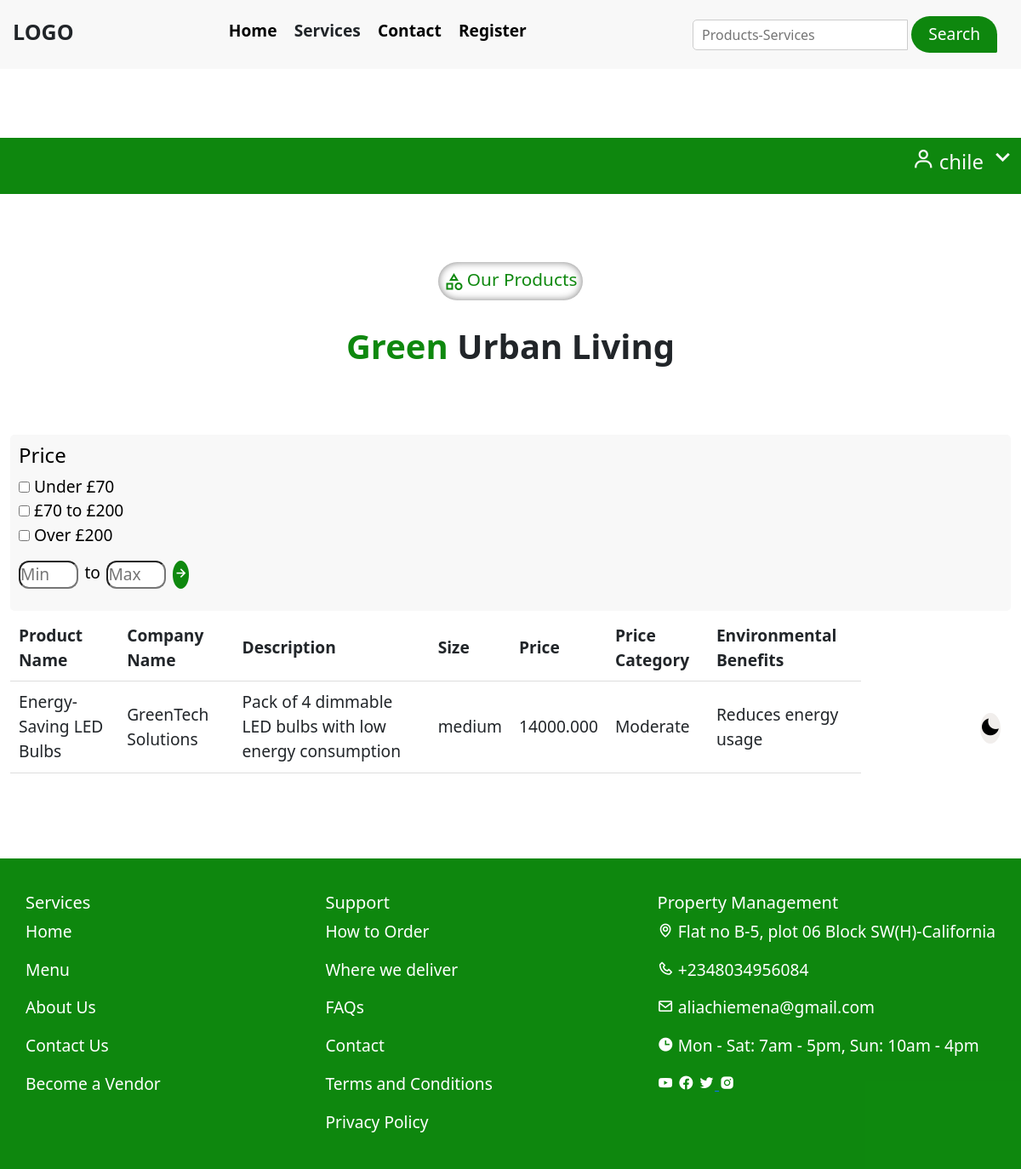
Page /search_products.php?product_search=Energy-Saving LED Bulbs on the committed database.
### tables this page shows
CREATE TABLE `products_services` (
  `Product_id` int(11) NOT NULL,
  `Company_id` int(11) NOT NULL,
  `Product_name` varchar(255) NOT NULL,
  `Description` text DEFAULT NULL,
  `Size` varchar(50) DEFAULT NULL,
  `Environmental_benefits` text DEFAULT NULL,
  `Price` decimal(12,3) NOT NULL,
  `Price_category` enum('Affordable','Moderate','Premium') DEFAULT NULL
);

CREATE TABLE `company` (
  `Company_id` int(11) NOT NULL,
  `Company_name` varchar(255) NOT NULL,
  `Email` varchar(50) NOT NULL,
  `Password` varchar(255) NOT NULL,
  `Phone_number` varchar(50) DEFAULT NULL,
  `Product_Services` varchar(255) DEFAULT NULL
);

### search_products.php (the view, shortened to what this page needs)
<?php
require_once('nav.php');
?>
<!DOCTYPE html>
<html lang="en">
<head>
    <link href='https://unpkg.com/boxicons@2.1.4/css/boxicons.min.css' rel='stylesheet'>
    <link rel="stylesheet" href="https://cdn.jsdelivr.net/npm/bootstrap@5.3.3/dist/css/bootstrap.min.css"/>
    <link rel="stylesheet" href="Frontend/public/index.css">
    <link rel="stylesheet" href="Frontend/public/dashboard.css">
    <link rel="stylesheet" href="Frontend/public/resident.css">
    <link rel="stylesheet" href="Frontend/public/products_menu.css">
</head>
  <body>
  <main>
       <div class="container-fluid backgroundChanger">
          <button id="background" type="button"><i class='backgroundNew bx bxs-moon' ></i></button>
      </div>
        <div class="userLogin">
          <div class="logon">
              <p>
                  <i class='bx bx-user user_icon' id=""></i>
                  <span class="username" id="username">chile</span>
                  <span><i id="user_icon" class='bx bx-chevron-down arrow_down'></i></span>
              </p>
          </div>
      </div>
      <menu>
          <div class="menu">
          <div class="our-menu">
              <div>
                  <span class="material-symbols-outlined food-plate">
                      </span>
              </div>
              <div>
                  <p>Our Products</p>
              </div>
          </div>
          </div>
          <div class="eat-fresh">
          <h1><span>Green</span> Urban Living</h1>
          </div>
      </menu>
    <div class="viewMenu container-fluid">
      <div class="container_fluid dashboard_container">
          <div class="side_dashboard_container">
              <div id="sideNav" class="side_dashboard">
                  <h4>Price</h4>
              </div>
              <form action="" method="get" onsubmit="return validateForm()" class="product_price">
                  <div class="under_seventy">
                      <input type="checkbox" name="under_seventy" id="under_seventy">
                      <label for="under_seventy">Under &#163;70 </label>
                  </div>
                  <div class="between_seventy">
                      <input type="checkbox" name="between_seventy" id="between_seventy">
                      <label for="between_seventy">&#163;70 to &#163;200</label>
                  </div>
                  <div class="over_two_hundred">
                      <input type="checkbox" name="over_two_hundred" id="over_two_hundred">
                      <label for="over_two_hundred">Over &#163;200</label>
                  </div>
                  <div class= "type_price_center">
                      <div class="type_price">
                          <div class="min_price">
                              <input type="number" name="min_price" id="min_price" placeholder="Min">
                          </div>
                          <span>to</span>
                          <div class="max_price">
                              <input type="number" name="max_price" id="max_price"  placeholder="Max">
                          </div>
                          <button type="submit" class="price_btn"><i class='bx bx-right-arrow-alt priceIcon'></i></button>
                      </div>
                  </div>
              </form>
          </div>
                      <?php
            $conn = db_connect();
            $searchTerm = $_GET['product_search'];
            $searchTerm = mysqli_real_escape_string($conn, $searchTerm);
            $sql_query = "SELECT p.Product_name, c.Company_name, p.Description, p.Size, p.Price, p.Price_category, p.Environmental_benefits
            FROM products_services p
            INNER JOIN company c ON p.Company_id = c.Company_id WHERE Product_name LIKE '%$searchTerm%'";
$result = $conn->query($sql_query);
if ($searchTerm == true){
            if ($result->num_rows > 0) {
              echo "<table class='viewMenuFlex' style='overflow-x:auto'>";
              echo "<tr class='troll'>";
              echo "<th width=>Product Name</th>";
              echo "<th>Company Name</th>";
              echo "<th>Description</th>";
              echo "<th>Size</th>";
              echo "<th>Price</th>";
              echo "<th>Price Category</th>";
              echo "<th>Environmental Benefits</th>";
              echo "</tr>";
              while ($row = mysqli_fetch_assoc($result)) {
                echo "<tr>";
                echo "<td>" . $row['Product_name'] . "</td>";
                echo "<td>" . $row['Company_name'] . "</td>";
                echo "<td>" . $row['Description'] . "</td>";
                echo "<td>" . $row['Size'] . "</td>";
                echo "<td>" . $row['Price'] . "</td>";
                echo "<td>" . $row['Price_category'] . "</td>";
                echo "<td>" . $row['Environmental_benefits'] . "</td>";
                echo "</tr>";
              }
              echo "</table>";
            } else {
              echo "<marquee behavior='scroll' scrollamount='9' direction='right' onmouseover='this.stop();' onmouseout='this.start();'><h4 style=''>No products found matching your search</h4></marquee>";
            }
          }else{
            echo "<marquee behavior='scroll' scrollamount='9' direction='right' onmouseover='this.stop();' onmouseout='this.start();'><h4 style='text-align:center'>Enter a product to search</h4></marquee>";
          }
            ?>
        </div>
      </div>
</main>
<footer id="footer">
  <div class="container footerFlex">
    <div class="services_footer">
      <h5>Services</h5>
      <p><a href="index.html">Home</a></p>
      <p><a href="menu.html">Menu</a></p>
      <p><a href="">About Us</a></p>
      <p><a href="contactUs.html">Contact Us</a></p>
      <p><a href="">Become a Vendor</a></p>
    </div>
    <div class="support">
      <h5>Support</h5>
      <p><a href="">How to Order</a></p>
      <p><a href="">Where we deliver</a></p>
      <p><a href="">FAQs</a></p>
      <p><a href="">Contact</a></p>
      <p><a href="">Terms and Conditions</a></p>
      <p><a href="">Privacy Policy</a></p>
    </div>
    <div class="propertyManagement">
      <h5>Property Management</h5>
      <p><span><i class='bx bx-map'></i></span> Flat no B-5, plot 06 Block SW(H)-California</p>
      <p><span><i class='bx bx-phone'></i></span> +2348034956084</p>
      <p><span><i class='bx bx-envelope'></i></span> aliachiemena@gmail.com</p>
      <p><span><i class='bx bxs-time'></i></span> Mon - Sat: 7am - 5pm, Sun: 10am - 4pm</p>
      <div class="socialHandles">
        <a href=""><span><i class='bx bxl-youtube'></i></span></a>
        <a href=""><span><i class='bx bxl-facebook-circle'></i></span></a>
        <a href=""><span><i class='bx bxl-twitter'></i></span>
        </a>
        <a href=""><span><i class='bx bxl-instagram-alt' ></i><span></a>
      </div>
    </div>
  </div>
      </footer>
</body>
</html>

### Frontend/public/resident.css (style rules this page uses)
* { box-sizing: border-box; }
:root { --pink: rgb(240, 69, 43); --pinkAlt: rgb(199, 50, 27); --red: red; --green: rgb(86, 141, 51); --greenAlt: rgba(0, 129, 0, 0.945); --greentexiary: rgb(32, 150, 124); --blue: rgb(30, 144, 255); --sec_white: white; --sec_gray: rgb(248, 248, 248); --texiary_yellow: rgb(255, 238, 136); --texiary_brown: rgb(204, 187, 168); --milkcolor: rgb(241, 238, 236); --black: black; --grey: rgba(24, 23, 23, 0.301); --border-radius: 30px 30px 2px; --font-size: 1.2rem; }
div { font-size: var(--font-size); }
main { margin-bottom: 100px; }
.backgroundChanger { cursor: pointer; position: sticky; text-align: end; padding-top: 10px; left: 95%; top: 70%; cursor: pointer; width: 30px; }
#background { font-size: 1.5rem; border-radius: 50%; border: none; background-color: var(--milkcolor); }
footer { background-color: var(--greenAlt); }
.footerFlex { display: flex; justify-content: space-between; color: var(--sec_white); padding: 40px 0px 0px 0px; }
.services_footer a, .support a { text-decoration: none; color: var(--sec_white); }
.socialHandles i { color: var(--sec_white); }
@media screen and (max-width: 2000px) { nav, .navbar, .navbar_mobile, footer, main { max-width: 2000px; } }
@media screen and (max-width: 2000px) { main, footer { min-height: 360px; } }

### Frontend/public/index.css (style rules this page uses)
:root { --pink: rgb(240, 69, 43); --pinkAlt: rgb(199, 50, 27); --green: rgb(86, 141, 51); --greenAlt: rgb(1, 105, 1); --greentexiary: rgb(32, 150, 124); --blue: rgb(30, 144, 255); --black: black; --sec_white: white; --sec_gray: rgb(248, 248, 248); --texiary_yellow: rgb(255, 238, 136); --texiary_brown: rgb(204, 187, 168); --border-radius: 30px 30px 2px; --font-size: 1.2rem; }
.userLogin { text-align: right; }
.logon { background-color: var(--greenAlt); color: var(--sec_gray); padding: 4px; }
.logon>p>i { font-size: 27px; }
.logon>p .username { font-size: 1.5rem; }
.arrow_down, .addUser { font-size: 35px; cursor: pointer; }
.container-fluid { margin-bottom: 35px; }

### navbar/navbar.css (style rules this page uses)
* { margin: 0; padding: 0; box-sizing: border-box; }
body { font-family: sans-serif; }
footer { background-color: re; }
.backgroundChanger { position: sticky; text-align: end; padding-top: 10px; left: 95%; top: 70%; cursor: pointer; width: 30px; }

### Frontend/public/dashboard.css (style rules this page uses)
.side_dashboard_container { display: block; text-decoration: none; padding: 10px; margin-bottom: 5px; border-radius: 5px; cursor: pointer; color: var(--sec_white); background-color: var(--greenAlt); width: 100%; }
.dashboard_container { width: 100%; overflow-x: auto; }
table { width: 100%; }
th,td { padding: 10px; text-align: left; border-bottom: 1px solid #ddd; }

### Frontend/public/products_menu.css (style rules this page uses)
menu { margin-top: 20px; margin-bottom: 80px; }
.menu { display: flex; justify-content: center; margin-top: 80px; }
.our-menu { display: flex; justify-content: space-around; width: 170px; height: 40px; padding: 5px 5px 40px 5px; border-radius: 30px 30px; box-shadow: inset 0 0 10px rgba(0, 0, 0, 0.5); margin-bottom: 30px; }
.our-menu p { font-size: 1.3rem; color: var(--greenAlt); }
.our-menu .food-plate { color: var(--greenAlt); font-size: 1.5rem; line-height: 1.5; }
menu>.eat-fresh { text-align: center; }
menu>.eat-fresh>h1 { font-weight: 650; }
menu>.eat-fresh span { color: var(--greenAlt); }
.side_dashboard_container { background-color: var(--sec_gray); color: var(--black); }
.type_price { display: flex; justify-content: space-between; margin-top: 15px; }
.product_price .type_price input { max-width: 70px; border-radius: 12px; }
.price_btn { border-radius: 50%; border: none; background-color: var(--greenAlt); color: var(--sec_white); }
.viewMenuFlex { display: flex; width: 85%; }
.type_price_center { max-width: 300px; }
.type_price { width: 200px; }

### rows in the picture
products_services: Product_name "Energy-Saving LED Bulbs", Company.Company_name "GreenTech Solutions", Description "Pack of 4 dimmable LED bulbs with low energy consumption", Size "medium", Price "14000.000", Price_category "Moderate", Environmental_benefits "Reduces energy usage"
